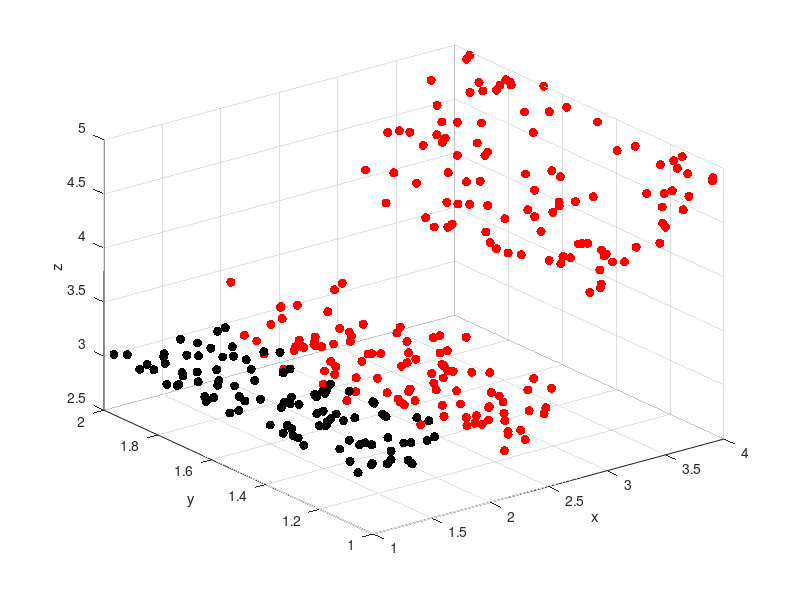

Reproduce this figure in MATLAB. (Note: this script raises an error after producing the figure.)

close all; 

% Revision History
% Aneesh Batchu - 2024_06_21
% -- wrote the code originally

%% Basic Test: grid_size = 1. Less data, all the surfaces are mapped: All the surfaces have enough data to fit a plane

% Create data
rng(123)

N_points = 100; 

true_parameters = [ 0 0 3]';
points = ones(N_points,1)+ rand(N_points,2);
x = points(:,1);
y = points(:,2);
true_z = [x y ones(size(x))]*true_parameters; % Solve for z vertices data

z = true_z;

% Add noise
% true_sigma = 0.1;
% z = true_z + true_sigma*randn(Npoints,1);

points1 = [x, y, z]; 

% Create data

rng(123)

N_points = 100; 

true_parameters = [ 0 0 3]';
points = [2 1].*ones(N_points,1)+ rand(N_points,2);
x = points(:,1);
y = points(:,2);
true_z = [x y ones(size(x))]*true_parameters; % Solve for z vertices data

% z = true_z;

% Add noise
true_sigma = 0.15;
z = true_z + true_sigma*randn(N_points,1);

points2 = [x, y, z]; 

true_parameters = [ 1 0 1]';
points = [3 1].*ones(N_points,2) + rand(N_points,2);
x = points(:,1);
y = points(:,2);
true_z = [x y ones(size(x))]*true_parameters; % Solve for z vertices data

z = true_z;

points3 = [x, y, z]; 

fig_num = 1; clf;
% Plot the points
figure(fig_num)
plot3(points1(:,1),points1(:,2),points1(:,3),'.','MarkerSize',20,'Color',[0 0 0]);
hold on
plot3(points2(:,1),points2(:,2),points2(:,3),'.','MarkerSize',20,'Color',[1 0 0]);
hold on
plot3(points3(:,1),points3(:,2),points3(:,3),'.','MarkerSize',20,'Color',[1 0 0]);

grid on
xlabel('x')
ylabel('y')
zlabel('z')

% Surface Analysis

fig_num = 1002; 
figure(fig_num); clf;
input_points = [points1; points2; points3]; 
grid_size = 1;
grid_boundaries = [1 4 1 2 2.5 5.5]; 
point_density = 20;
theta_threshold = pi/9; 
std_threshold = 0.1; 
flag_plot_in_3D = 0; 

[drivable_grids, non_drivable_grids, unmapped_grids, gridCenters_mapped_grids, drivable_grid_numbers_in_mapped_grids, non_drivable_grid_numbers_in_mapped_grids] = fcn_geometry_surfaceAnalysis(input_points, grid_size, grid_boundaries, point_density, theta_threshold, std_threshold, (flag_plot_in_3D), (fig_num));

XYZ_matrix = [gridCenters_mapped_grids(:,1:2) gridCenters_mapped_grids(:,4)]; 

XYZ_matrix = unique(XYZ_matrix,'rows'); 

[~,XYZ_matrix_indices] = unique(XYZ_matrix(:,1:2),'rows'); 

XYZ_matrix = XYZ_matrix(XYZ_matrix_indices,:);  

XYZ_matrix = round(XYZ_matrix,4); 
% Given x_range and y_range
x_range = min(gridCenters_mapped_grids(:,1)):grid_size:max(gridCenters_mapped_grids(:,1)); % min_x:gridSize:max_x 
y_range = min(gridCenters_mapped_grids(:,2)):grid_size:max(gridCenters_mapped_grids(:,2)); % min_y:gridSize:max_y 

% % Given x_range and y_range
% x_range = min(gridCenters_mapped_grids(:,1)):grid_size:max(gridCenters_mapped_grids(:,1)); % min_x:gridSize:max_x 
% y_range = min(gridCenters_mapped_grids(:,2)):grid_size:max(gridCenters_mapped_grids(:,2)); % min_y:gridSize:max_y 

% Generate X and Y using meshgrid
[X, Y] = meshgrid(x_range, y_range);

% Initialize Z matrix
Z = zeros(size(X));

% Combine X and Y from meshgrid into pairs
XY_pairs = [X(:) Y(:)];

% Find the indices of XY pairs in the original XYZ matrix
[~, idx] = ismember(XY_pairs, XYZ_matrix(:, 1:2), 'rows');

% Fill Z matrix with corresponding Z values
Z(:) = XYZ_matrix(idx, 3);

% Reshape Z to match the dimensions of X and Y
Z = reshape(Z, size(X));

% Display the result
disp('Z = ');
disp(Z);

x_limits = [min(x_range) max(x_range)];  
y_limits = [0 2]; 
% Calculate boundary points
fig_num = 1002;
boundary_points = fcn_geometry_findBoundaryPoints(X,Y,Z,grid_size,x_limits,y_limits,fig_num);

% boundary_points = fcn_INTERNAL_findBoundaryPoints(X,Y,Z,x_range,y_range,grid_size,fig_num);
% plot(boundary_points(:,1),boundary_points(:,2),'b.','Markersize',20);

%% 

rng (123)

N_points = 300;
Ext_Square_Size=3;
Int_Square_Size=1;
fig_num = 32;
diag_flag=1;
noise= 0.2;

[points] = fcn_geometry_concentricSquaresPointDensity(N_points,Ext_Square_Size,Int_Square_Size,noise,diag_flag,fig_num);
assert(length(points)==N_points);


fig_num = 2002; 
figure(fig_num); clf;
input_points = points; 
grid_size = 0.5;
grid_boundaries = [-3 3 -3 3 -1 1]; 
point_density = 20;
theta_threshold = pi/9; 
std_threshold = 0.1; 
flag_plot_in_3D = 0; 

[drivable_grids, non_drivable_grids, unmapped_grids, gridCenters_mapped_grids, drivable_grid_numbers_in_mapped_grids, non_drivable_grid_numbers_in_mapped_grids] = fcn_geometry_surfaceAnalysis(input_points, grid_size, grid_boundaries, point_density, theta_threshold, std_threshold, (flag_plot_in_3D), (fig_num));

XYZ_matrix = [gridCenters_mapped_grids(:,1:2) gridCenters_mapped_grids(:,4)]; 

XYZ_matrix = unique(XYZ_matrix,'rows'); 

[~,XYZ_matrix_indices] = unique(XYZ_matrix(:,1:2),'rows'); 

XYZ_matrix = XYZ_matrix(XYZ_matrix_indices,:);  

XYZ_matrix = round(XYZ_matrix,4); 
% Given x_range and y_range
x_range = min(gridCenters_mapped_grids(:,1)):grid_size:max(gridCenters_mapped_grids(:,1)); % min_x:gridSize:max_x 
y_range = min(gridCenters_mapped_grids(:,2)):grid_size:max(gridCenters_mapped_grids(:,2)); % min_y:gridSize:max_y 

% Generate X and Y using meshgrid
[X, Y] = meshgrid(x_range, y_range);

% Initialize Z matrix
Z = zeros(size(X));

% Combine X and Y from meshgrid into pairs
XY_pairs = [X(:) Y(:)];

% Find the indices of XY pairs in the original XYZ matrix
[~, idx] = ismember(XY_pairs, XYZ_matrix(:, 1:2), 'rows');

% Fill Z matrix with corresponding Z values
Z(:) = XYZ_matrix(idx, 3);

% Reshape Z to match the dimensions of X and Y
Z = reshape(Z, size(X));

% Display the result
disp('Z = ');
disp(Z);

% x_limits = [min(x_range) max(x_range)];  
% y_limits = [min(y_range) max(y_range)]; 
x_limits = [];  
y_limits = []; 
% Calculate boundary points
fig_num = 2002;
boundary_points = fcn_geometry_findBoundaryPoints(X,Y,Z,grid_size,x_limits,y_limits,fig_num);

%% 

rng (123)

N_points = 2500;
Ext_Square_Size=4;
Int_Square_Size=1;
fig_num = 32;
diag_flag=1;
noise= 0.2;

[points] = fcn_geometry_concentricSquaresPointDensity(N_points,Ext_Square_Size,Int_Square_Size,noise,diag_flag,fig_num);
assert(length(points)==N_points);

% Surface Analysis

fig_num = 3002; 
figure(fig_num); clf;
input_points = points; 
grid_size = 0.4;
grid_boundaries = [-2 2 -2 2 -1 1]; 
point_density = 20;
theta_threshold = pi/9; 
std_threshold = 0.1;
flag_plot_in_3D = 0; 

[drivable_grids, non_drivable_grids, unmapped_grids, gridCenters_mapped_grids, drivable_grid_numbers_in_mapped_grids, non_drivable_grid_numbers_in_mapped_grids] = fcn_geometry_surfaceAnalysis(input_points, grid_size, grid_boundaries, point_density, theta_threshold, std_threshold, (flag_plot_in_3D), (fig_num));


XYZ_matrix = [gridCenters_mapped_grids(:,1:2) gridCenters_mapped_grids(:,4)]; 

XYZ_matrix = unique(XYZ_matrix,'rows'); 

[~,XYZ_matrix_indices] = unique(XYZ_matrix(:,1:2),'rows'); 

XYZ_matrix = XYZ_matrix(XYZ_matrix_indices,:);  

XYZ_matrix = round(XYZ_matrix,4); 
% Given x_range and y_range
x_range = [-0.6000   -0.2000    0.2000    0.6000]; min(gridCenters_mapped_grids(:,1)):grid_size:max(gridCenters_mapped_grids(:,1)); % min_x:gridSize:max_x 
y_range = [-0.6000   -0.2000    0.2000    0.6000];%min(gridCenters_mapped_grids(:,2)):grid_size:max(gridCenters_mapped_grids(:,2)); % min_y:gridSize:max_y 

% Generate X and Y using meshgrid
[X, Y] = meshgrid(x_range, y_range);

% Initialize Z matrix
Z = zeros(size(X));

% Combine X and Y from meshgrid into pairs
XY_pairs = [X(:) Y(:)];

XY_pairs = round(XY_pairs,4); 

% Find the indices of XY pairs in the original XYZ matrix
[~, idx] = ismember(XY_pairs, XYZ_matrix(:, 1:2), 'rows');

% Fill Z matrix with corresponding Z values
Z(:) = XYZ_matrix(idx, 3);

% Reshape Z to match the dimensions of X and Y
Z = reshape(Z, size(X));

% Display the result
disp('Z = ');
disp(Z);

% x_limits = [min(x_range) max(x_range)];  
% y_limits = [min(y_range) max(y_range)]; 

x_limits = [];  
y_limits = []; 
% Calculate boundary points
fig_num = 3002;
boundary_points = fcn_geometry_findBoundaryPoints(X,Y,Z,grid_size,x_limits,y_limits,fig_num);

%% Basic Test: grid_size = 0.5. Similar to the previous case. The drivable and non-drivable 

% Create data
rng(123)

N_points = 1000; 

true_parameters = [ 0 0 3]';
points = ones(N_points,1)+ rand(N_points,2);
x = points(:,1);
y = points(:,2);
true_z = [x y ones(size(x))]*true_parameters; % Solve for z vertices data

z = true_z;

% Add noise
% true_sigma = 0.1;
% z = true_z + true_sigma*randn(Npoints,1);

points1 = [x, y, z]; 

% Create data

rng(123)

true_parameters = [ 0 0 3]';
points = [2 1].*ones(N_points,1)+ rand(N_points,2);
x = points(:,1);
y = points(:,2);
true_z = [x y ones(size(x))]*true_parameters; % Solve for z vertices data

% z = true_z;

% Add noise
true_sigma = 0.15;
z = true_z + true_sigma*randn(N_points,1);

points2 = [x, y, z]; 

true_parameters = [ 1 0 1]';
points = [3 1].*ones(N_points,2) + rand(N_points,2);
x = points(:,1);
y = points(:,2);
true_z = [x y ones(size(x))]*true_parameters; % Solve for z vertices data

z = true_z;

points3 = [x, y, z]; 

fig_num = 1; clf;
% Plot the points
figure(fig_num)
plot3(points1(:,1),points1(:,2),points1(:,3),'.','MarkerSize',20,'Color',[0 0 0]);
hold on
plot3(points2(:,1),points2(:,2),points2(:,3),'.','MarkerSize',20,'Color',[1 0 0]);
hold on
plot3(points3(:,1),points3(:,2),points3(:,3),'.','MarkerSize',20,'Color',[1 0 0]);

grid on
xlabel('x')
ylabel('y')
zlabel('z')

% Surface Analysis

fig_num = 2002; 
figure(fig_num); clf;
input_points = [points1; points2; points3]; 
grid_size = 0.2;
grid_boundaries = [1 4 1 2 2.5 5.5]; 
point_density = 20;
theta_threshold = pi/9; 
std_threshold = 0.1; 
flag_plot_in_3D = 0; 

[drivable_grids, non_drivable_grids, unmapped_grids, gridCenters_mapped_grids, drivable_grid_numbers_in_mapped_grids, non_drivable_grid_numbers_in_mapped_grids] = fcn_geometry_surfaceAnalysis(input_points, grid_size, grid_boundaries, point_density, theta_threshold, std_threshold, (flag_plot_in_3D), (fig_num));


%% 

rng (123)

N_points = 300;
Ext_Square_Size=3;
Int_Square_Size=1;
fig_num = 32;
diag_flag=1;
noise= 0.2;

[points] = fcn_geometry_concentricSquaresPointDensity(N_points,Ext_Square_Size,Int_Square_Size,noise,diag_flag,fig_num);
assert(length(points)==N_points);

% Surface Analysis

fig_num = 336; 
figure(fig_num); clf;
inputPoints = points; 
gridSize = 1;
gridBoundaries = [-3 3 -3 3 -1 1]; 

[drivable_grids, non_drivable_grids, unmapped_grids] = fcn_geometry_surfaceAnalysis(inputPoints, gridSize, gridBoundaries, (fig_num)); 


%% Different data - drivable and non_drivable case

% Create data

rng(123)

N_points = 300; 

true_parameters = [ 0 0 3]';
points = ones(N_points,1)+ [4,1].*rand(N_points,2);
x = points(:,1);
y = points(:,2);
true_z = [x y ones(size(x))]*true_parameters; % Solve for z vertices data

z = true_z;

% Add noise
% true_sigma = 0.1;
% z = true_z + true_sigma*randn(Npoints,1);

points1 = [x, y, z]; 

% Create data

rng(123)

N_points = 300; 

true_parameters = [ 0 0 3]';
points = [5 1].*ones(N_points,1)+ [4,1].*rand(N_points,2);
x = points(:,1);
y = points(:,2);
true_z = [x y ones(size(x))]*true_parameters; % Solve for z vertices data

% z = true_z;

% Add noise
true_sigma = 0.2;
z = true_z + true_sigma*randn(N_points,1);

points2 = [x, y, z]; 

% true_parameters = [ 1 0 1]';
% points = [3 1].*ones(N_points,2) + rand(N_points,2);
% x = points(:,1);
% y = points(:,2);
% true_z = [x y ones(size(x))]*true_parameters; % Solve for z vertices data
% 
% z = true_z;
% 
% points3 = [x, y, z]; 

fig_num = 3; clf;
% Plot the points
figure(fig_num)
plot3(points1(:,1),points1(:,2),points1(:,3),'.','MarkerSize',20,'Color',[1 0 0]);
hold on
plot3(points2(:,1),points2(:,2),points2(:,3),'.','MarkerSize',20,'Color',[0 0 0]);
% % plot3(points3(:,1),points3(:,2),points3(:,3),'.','MarkerSize',20,'Color',[1 0 0]);
% % 
grid on
xlabel('x')
ylabel('y')
zlabel('z')

% Surface Analysis

fig_num = 335; 
figure(fig_num); clf;
inputPoints = [points1; points2]; 
gridSize = 1;
gridBoundaries = [1 9 1 2 2.5 3.5]; 

[drivable_grids, non_drivable_grids, unmapped_grids] = fcn_geometry_surfaceAnalysis(inputPoints, gridSize, gridBoundaries, (fig_num)); 




%% Functions start here
function [boundary_points_falling, boundary_points_rising] = fcn_INTERNAL_findBoundaryPointsX(X, Y, Z, y_interval)

flag_do_debug = 0;

Z_greater_than = find(Z>0.5);

% Pad the first and last points
N_points = numel(X); % Total number of elements
Z_greater_than_padded = [0; Z_greater_than; N_points+1];

%% FInd changes
changes_in_sequence = diff(Z_greater_than_padded);
indicies_falling_edge = find(changes_in_sequence>1.5); %  Anything greater than 1 is a change. Have to add 1 because we padded indicies above
indicies_rising_edge = find(changes_in_sequence>1.5)+1; % Anything greater than 1 is a change. Have to add 1 because we padded indicies above

indicies_with_rising_x_edge  = Z_greater_than_padded(indicies_rising_edge);
indicies_with_falling_x_edge = Z_greater_than_padded(indicies_falling_edge);

% Clean up any indicies outside of range
indicies_with_rising_x_edge(indicies_with_rising_x_edge<1) = [];
indicies_with_rising_x_edge(indicies_with_rising_x_edge>N_points) = [];
indicies_with_falling_x_edge(indicies_with_falling_x_edge<1) = [];
indicies_with_falling_x_edge(indicies_with_falling_x_edge>N_points) = [];

% Clean up any indicies on borders
border_dimension = length(X(:,1));
border_indices_rising = find(mod(indicies_with_rising_x_edge,border_dimension)==1);
indicies_with_rising_x_edge(border_indices_rising) = [];
border_indices_falling = find(mod(indicies_with_falling_x_edge,border_dimension)==0);
indicies_with_falling_x_edge(border_indices_falling) = [];




boundary_points_rising  = [X(indicies_with_rising_x_edge),Y(indicies_with_rising_x_edge)-y_interval/2];
boundary_points_falling = [X(indicies_with_falling_x_edge),Y(indicies_with_falling_x_edge)+y_interval/2];

% Plot the data in 2D?
if 1==flag_do_debug
    figure(1111);
    clf;
    hold on;

    % Plot the inputs
    plot(X(1:N_points),Y(1:N_points),'.','Color',[0.5 0.5 0.5],'Markersize',20);
    plot(X(Z_greater_than),Y(Z_greater_than),'k.','Markersize',50);

    % Number the results (for clarity)
    for ith_label = 1:length(Z_greater_than)
        label_number = Z_greater_than(ith_label);
        current_text = sprintf('%.0d',label_number);
        text(X(label_number),Y(label_number),current_text,'Color',[0.5 0.5 0.5],'HorizontalAlignment','center');
    end
    xlabel('X [m]');
    ylabel('Y [m]');

    % Start by forcing tight axes
    xlim([min(X,[],'all') max(X,[],'all')]);
    ylim([min(Y,[],'all') max(Y,[],'all')]);

    % Make axis slightly bigger than range
    temp = axis;
    axis_range_x = temp(2)-temp(1);
    axis_range_y = temp(4)-temp(3);
    percent_larger = 0.3;
    axis([temp(1)-percent_larger*axis_range_x, temp(2)+percent_larger*axis_range_x,  temp(3)-percent_larger*axis_range_y, temp(4)+percent_larger*axis_range_y]);

    plot(boundary_points_falling(:,1),boundary_points_falling(:,2),'r.','Markersize',30);
    plot(boundary_points_rising(:,1),boundary_points_rising(:,2),'g.','Markersize',30);
end

end

%% fcn_INTERNAL_findBoundaryPoints
function boundary_points = fcn_INTERNAL_findBoundaryPoints(X,Y,Z,x_range,y_range,grid_size, fig_num)
% Find the X_interval
% x_interval = x_range(2)-x_range(1);
% y_interval = y_range(2)-y_range(1);

x_interval = grid_size;
y_interval = grid_size; 

[boundary_points_falling_y, boundary_points_rising_y] = fcn_INTERNAL_findBoundaryPointsX(X, Y, Z,  y_interval);
[boundary_points_falling_x_transpose, boundary_points_rising_x_transpose] = fcn_INTERNAL_findBoundaryPointsX(Y', X', Z', x_interval);
boundary_points_falling_x = fliplr(boundary_points_falling_x_transpose);
boundary_points_rising_x = fliplr(boundary_points_rising_x_transpose);

boundary_points = [boundary_points_falling_y; boundary_points_rising_y; boundary_points_falling_x; boundary_points_rising_x];

if 1 == 1
    % Plot the data in 2D
    figure(fig_num);
    clf;
    hold on;
    axis equal;

    % Plot the results
    flag_larger_than = Z>0.5;
    plot(X(flag_larger_than),Y(flag_larger_than),'k.','Markersize',50);

    xlabel('X [m]');
    ylabel('Y [m]');

    xlim([min(x_range) max(x_range)]);
    % ylim([min(y_range) max(y_range)]);
    ylim([min(y_range) max(y_range)])
    % ylim([0 2]);

    % Make axis slightly bigger than range
    temp = axis;
    axis_range_x = temp(2)-temp(1);
    axis_range_y = temp(4)-temp(3);
    percent_larger = 0.3;
    axis([temp(1)-percent_larger*axis_range_x, temp(2)+percent_larger*axis_range_x,  temp(3)-percent_larger*axis_range_y, temp(4)+percent_larger*axis_range_y]);

    if isempty(boundary_points_falling_y)
        boundary_points_falling_y = zeros(0,2);
    end
    if isempty(boundary_points_rising_y)
        boundary_points_rising_y = zeros(0,2);
    end
    if isempty(boundary_points_falling_x)
        boundary_points_falling_x = zeros(0,2);
    end
    if isempty(boundary_points_rising_x)
        boundary_points_rising_x = zeros(0,2);
    end

    % Plot the results
    plot(boundary_points_falling_y(:,1),boundary_points_falling_y(:,2),'r.','Markersize',40);
    plot(boundary_points_rising_y(:,1),boundary_points_rising_y(:,2),'g.','Markersize',40);
    plot(boundary_points_falling_x(:,1),boundary_points_falling_x(:,2),'c.','Markersize',40);
    plot(boundary_points_rising_x(:,1),boundary_points_rising_x(:,2),'m.','Markersize',40);
end


end % Ends fcn_INTERNAL_findBoundaryPoints

